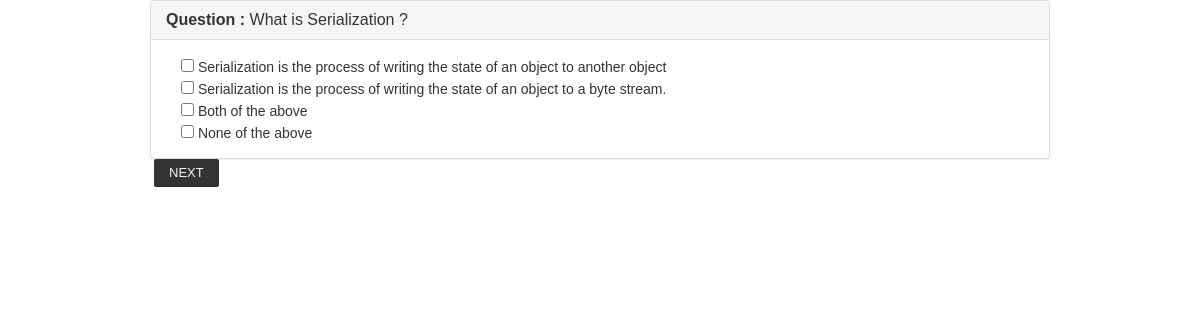
/php/phppagination.php, run on the app's committed database.
### tables this page shows
CREATE TABLE IF NOT EXISTS `questions` (
  `id` int(10) NOT NULL AUTO_INCREMENT,
  `question` varchar(400) NOT NULL,
  `category_id` int(10) NOT NULL,
  `level` varchar(10) NOT NULL,
  `isActive` tinyint(1) NOT NULL DEFAULT '1',
  PRIMARY KEY (`id`),
  KEY `category_id` (`category_id`)
);

CREATE TABLE IF NOT EXISTS `question_choices` (
  `id` int(10) NOT NULL AUTO_INCREMENT,
  `question_id` int(10) NOT NULL,
  `is_Correct_Choice` varchar(4) NOT NULL,
  `choice1` varchar(300) NOT NULL,
  `choice2` varchar(300) NOT NULL,
  `choice3` varchar(300) NOT NULL,
  `choice4` varchar(300) NOT NULL,
  `choice5` varchar(300) NOT NULL,
  `choice6` varchar(300) NOT NULL,
  `choice7` varchar(300) NOT NULL,
  `choice8` varchar(300) NOT NULL,
  `choice9` varchar(300) NOT NULL,
  `choice10` varchar(300) NOT NULL,
  PRIMARY KEY (`id`),
  KEY `question_id` (`question_id`)
);

### php/phppagination.php (the view, shortened to what this page needs)
<!DOCTYPE html>
<html>
<head>
  <link rel="stylesheet" href="https://maxcdn.bootstrapcdn.com/bootstrap/3.3.7/css/bootstrap.min.css">
</head>
<body>
<div id="content">
<div class="panel-group" id="accordion" role="tablist" aria-multiselectable="true">
<?php
$start=0;
$limit=1;
$query=mysql_query("select * from questions LIMIT $start, $limit");
while($query2=mysql_fetch_array($query))
{
	$id1 = $query2[0];
?>
                                <div class="panel panel-default" id="ques1">
                                    <div class="panel-heading online-test" role="tab" id="">
                                        <h4 class="panel-title">
                                            <a><b>Question :</b> <?php echo $query2['question']; ?> </a>
                                        </h4>
                                    </div>
                                    <div class="panel-collapse">
                                        <div class="panel-body online-test-options">
                                            <div class="col-md-12">
												<?php $sql2 = "select * from question_choices where question_id = '$id1' ";
													$result2 = mysql_query($sql2) or die(mysql_error());
													while($row = mysql_fetch_object($result2))
													{
											?>
												<div><span class="test-answer"><input type="checkbox" name="question[<?php echo $id ?>]" value="A"> <?php echo $row->choice1; ?></span></div>
												<div><span class="test-answer"><input type="checkbox" name="question[<?php echo $id ?>]" value="B"> <?php echo $row->choice2; ?></span></div>
												<div><span class="test-answer"><input type="checkbox" name="question[<?php echo $id ?>]" value="C"> <?php echo $row->choice3; ?></span></div>
												<div><span class="test-answer"><input type="checkbox" name="question[<?php echo $id ?>]" value="D"> <?php echo $row->choice4; ?></span></div>
												<?php } ?>
                                            </div>
                                        </div>
                                    </div>
                                </div>
<?php
}
$rows=mysql_num_rows(mysql_query("select * from questions"));
$total=ceil($rows/$limit);
if($id!=$total)
{
	echo "<a href='?id=".($id+1)."' class='button'>NEXT</a>";
}
?>
</div>
</div>
</body>
</html>

### php/phppagination.php (style rules this page uses)
#content { width: 900px; margin: 0 auto; font-family:Arial, Helvetica, sans-serif; }
.button { padding: 5px 15px; text-decoration: none; background: #333; color: #F3F3F3; font-size: 13PX; border-radius: 2PX; margin: 0 4PX; display: block; float: left; }

### data on the page
questions: question "What is Serialization ?"
question_choices: choice1 "Serialization is the process of writing the state of an object to another object", choice2 "Serialization is the process of writing the state of an object to a byte stream.", choice3 "Both of the above", choice4 "None of the above"
